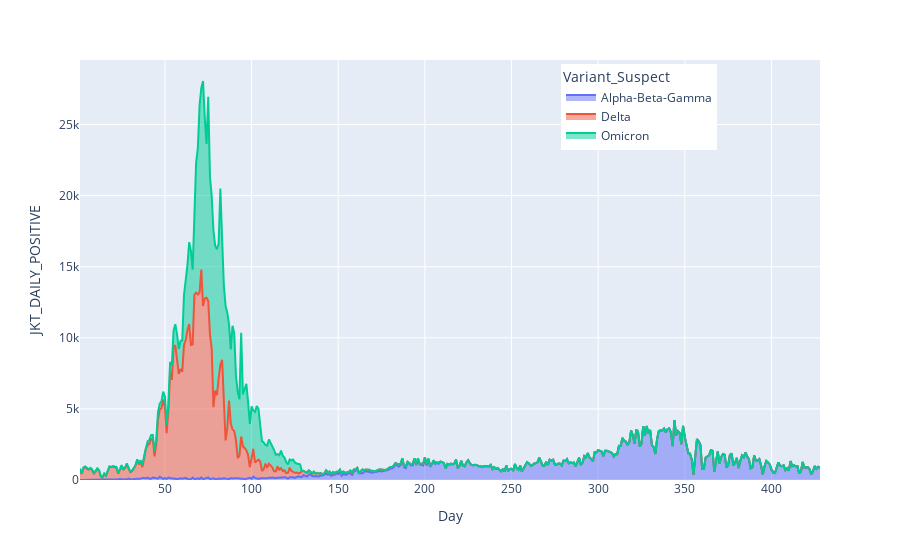

The code cell stored with this chart in its notebook:
### Code cell
fig = px.area(datacovid, x="Day", y="JKT_DAILY_POSITIVE", color="Variant_Suspect")

fig.update_layout(legend=dict(
    yanchor="top",
    y=0.99,
    xanchor="left",
    x=0.65
))


fig.show()

### Figure 1 — Plotly figure (JSON) as saved in the notebook; plotly's stock layout.template omitted (floating-point values rounded to 4 significant figures; data arrays with more than 128 entries replaced by an {"elided": "..."} marker saying what was removed)
{"data": [{"fillpattern": {"shape": ""}, "hovertemplate": "Variant_Suspect=Alpha-Beta-Gamma<br>Day=%{x}<br>JKT_DAILY_POSITIVE=%{y}<extra></extra>", "legendgroup": "Alpha-Beta-Gamma", "line": {"color": "#636efa"}, "marker": {"symbol": "circle"}, "mode": "lines", "name": "Alpha-Beta-Gamma", "orientation": "v", "showlegend": true, "stackgroup": "1", "type": "scatter", "x": {"elided": "428 int values"}, "xaxis": "x", "y": {"elided": "428 int values"}, "yaxis": "y"}, {"fillpattern": {"shape": ""}, "hovertemplate": "Variant_Suspect=Delta<br>Day=%{x}<br>JKT_DAILY_POSITIVE=%{y}<extra></extra>", "legendgroup": "Delta", "line": {"color": "#EF553B"}, "marker": {"symbol": "circle"}, "mode": "lines", "name": "Delta", "orientation": "v", "showlegend": true, "stackgroup": "1", "type": "scatter", "x": {"elided": "208 int values"}, "xaxis": "x", "y": {"elided": "208 int values"}, "yaxis": "y"}, {"fillpattern": {"shape": ""}, "hovertemplate": "Variant_Suspect=Omicron<br>Day=%{x}<br>JKT_DAILY_POSITIVE=%{y}<extra></extra>", "legendgroup": "Omicron", "line": {"color": "#00cc96"}, "marker": {"symbol": "circle"}, "mode": "lines", "name": "Omicron", "orientation": "v", "showlegend": true, "stackgroup": "1", "type": "scatter", "x": [1, 2, 3, 4, 5, 6, 7, 8, 9, 10, 11, 12, 13, 14, 15, 16, 17, 18, 19, 20, 21, 22, 23, 24, 25, 26, 27, 28, 29, 30, 31, 32, 33, 34, 35, 36, 37, 38, 39, 40, 41, 42, 43, 44, 45, 46, 47, 48, 49, 50, 51, 52, 53, 54, 55, 56, 57, 58, 59, 60, 61, 62, 63, 64, 65, 66, 67, 68, 69, 70, 71, 72, 73, 74, 75, 76, 77, 78, 79, 80, 81, 82, 83, 84, 85, 86, 87, 88, 89, 90, 91, 92, 93, 94, 95, 96, 97, 98, 99, 100, 101, 102, 103, 104, 105, 106, 107, 108, 109, 110, 111, 112, 113, 114, 115, 116, 117, 118, 119, 120, 121, 122, 123, 124, 125, 126, 127, 128], "xaxis": "x", "y": [54, 51, 41, 44, 70, 28, 42, 48, 43, 14, 31, 41, 36, 26, 32, 32, 16, 20, 23, 40, 38, 74, 43, 38, 55, 43, 16, 69, 80, 47, 42, 96, 27, 53, 87, 118, 103, 172, 115, 259, 267, 300, 278, 393, 360, 537, 412, 478, 554, 720, 566, 493, 670, 1012, 1155, 1484, 1825, 1739, 1993, 2190, 3509, 4149, 4558, 5765, 6622, 5262, 6388, 9132, 10317, 13179, 12774, 15825, 12682, 10817, 14353, 11090, 10707, 12417, 10172, 10275, 9482, 12388, 8536, 8189, 9453, 8136, 5358, 5208, 7295, 6855, 4524, 4675, 3957, 7300, 3634, 4196, 4669, 3727, 3059, 3669, 2693, 3569, 3872, 3546, 2548, 2105, 1874, 1307, 1571, 1706, 1583, 1516, 1485, 1167, 862, 1012, 1235, 1067, 890, 796, 594, 573, 742, 901, 729, 641, 633, 612], "yaxis": "y"}], "layout": {"legend": {"title": {"text": "Variant_Suspect"}, "tracegroupgap": 0, "x": 0.65, "xanchor": "left", "y": 0.99, "yanchor": "top"}, "margin": {"t": 60}, "xaxis": {"anchor": "y", "domain": [0, 1], "title": {"text": "Day"}}, "yaxis": {"anchor": "x", "domain": [0, 1], "title": {"text": "JKT_DAILY_POSITIVE"}}}}
